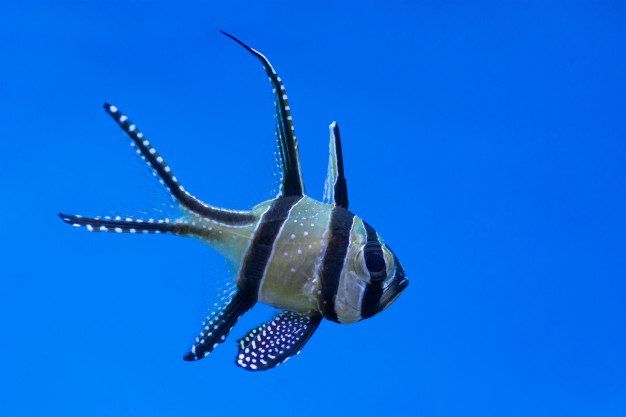
#> input picture images/fish_blue_background.jpg, 626 x 417 px
$ jupyter execute 003_Blue_Background.ipynb   (shell and % lines are left out)
#> lines starting #> are read from the running program, lines starting #| are printed output that depends on the picture; after the words box and inside, x2 and y2 are one past the last pixel; in counts of white or black regions, pixels touching at a corner belong together
# Color Threshold, Blue Background

### Import resources

[cell 1]
import matplotlib.pyplot as plt
import numpy as np
import cv2

### Read in and display the image

[cell 2]
# Read in the image
image = cv2.imread('./images/fish_blue_background.jpg')
#> image is the input picture: shape (417, 626, 3); mean B, G, R 226, 108.7, 7.3

# Print out the type of image data and its dimensions (height, width, and color)
print('This image is:', type(image),
      ' with dimensions:', image.shape)
#| This image is: <class 'numpy.ndarray'>  with dimensions: (417, 626, 3)

[cell 3]
# Make a copy of the image
image_copy = np.copy(image)

# Change color to RGB (from BGR)
image_copy = cv2.cvtColor(image_copy, cv2.COLOR_BGR2RGB)

# Display the image copy
plt.imshow(image_copy)

### Define the color threshold

[cell 4]
## TODO: Define the color selection boundaries in RGB values
# play around with these values until you isolate the blue background
lower_blue = np.array([0,0,200])
upper_blue = np.array([250,250,255])

### Create a mask

[cell 5]
# Define the masked area
mask = cv2.inRange(image_copy, lower_blue, upper_blue)
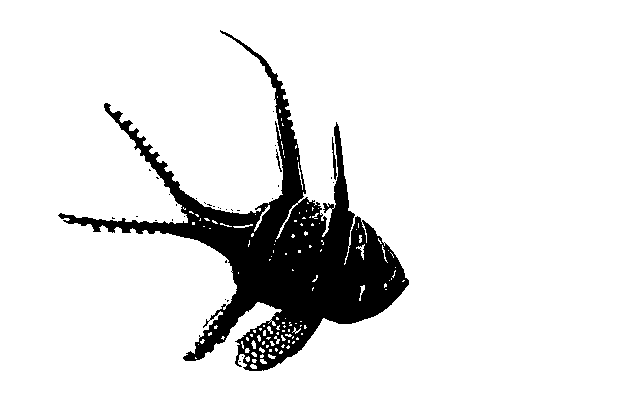
#> mask: shape (417, 626); 89.6% white; 32 black regions (29 under 20 px), largest, box (x1, y1, x2, y2) and area: (58, 30, 409, 371) 26884, (332, 137, 337, 180) 87, (276, 149, 282, 172) 38

# Vizualize the mask
plt.imshow(mask, cmap='gray')

[cell 6]
# Mask the image to let the pizza show through
masked_image = np.copy(image_copy)

masked_image[mask != 0] = [0, 0, 0]
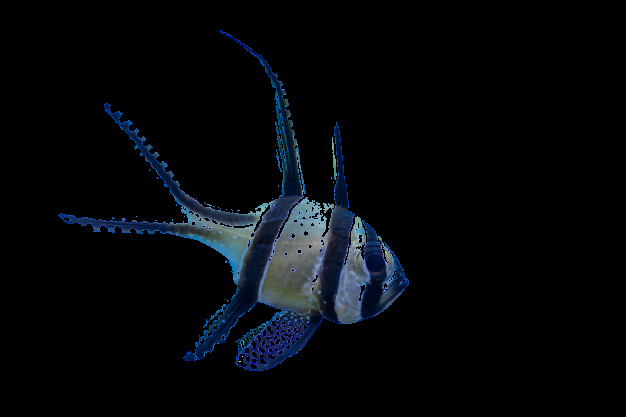
#> masked_image: shape (417, 626, 3); mean R, G, B 4.9, 7.3, 10.3

# Display it
plt.imshow(masked_image)

### Mask and add a background image

[cell 7]
# Load in a background image, and convert it to RGB
background_image = cv2.imread('./images/sky.jpg')
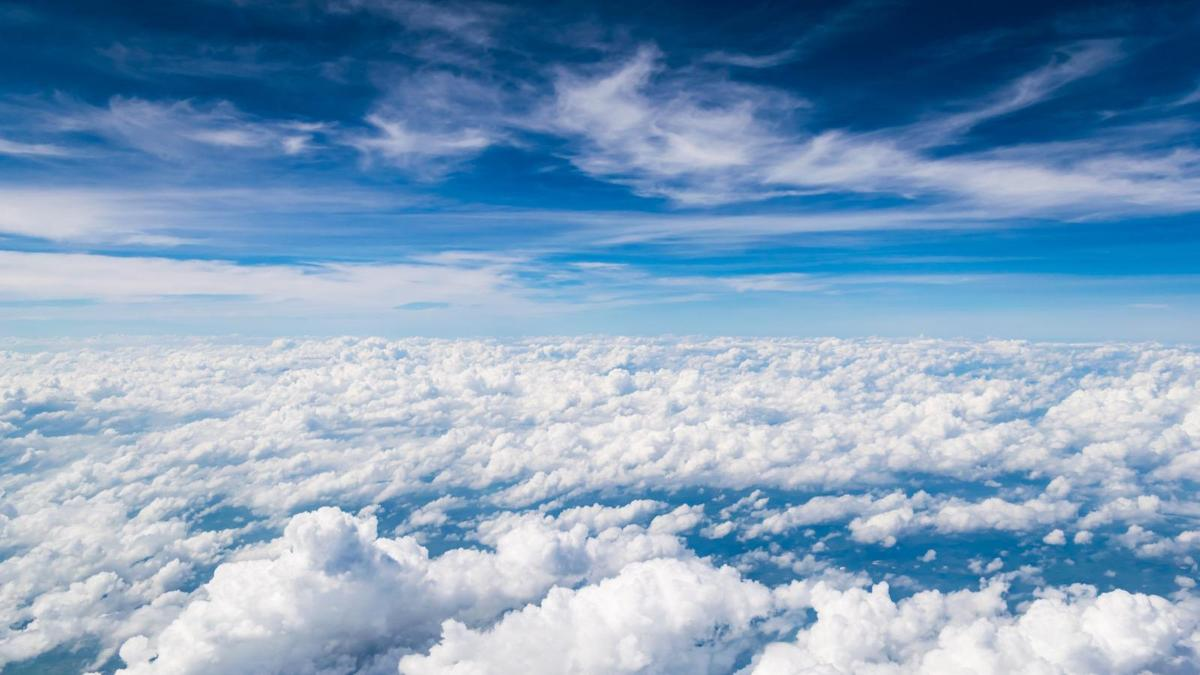
#> input picture images/sky.jpg, 1200 x 675 px
#> background_image is the input picture: shape (675, 1200, 3); mean B, G, R 189.5, 159.6, 128.4
background_image = cv2.cvtColor(background_image, cv2.COLOR_BGR2RGB)

# Crop it to the right size (626x417)
crop_background = background_image[0:417, 0:626]
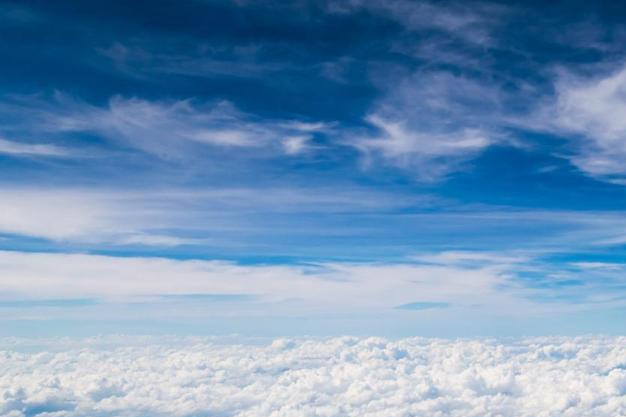
#> crop_background: shape (417, 626, 3); mean R, G, B 109.2, 146.6, 183.1

# Mask the cropped background
crop_background[mask == 0] = [0, 0, 0]
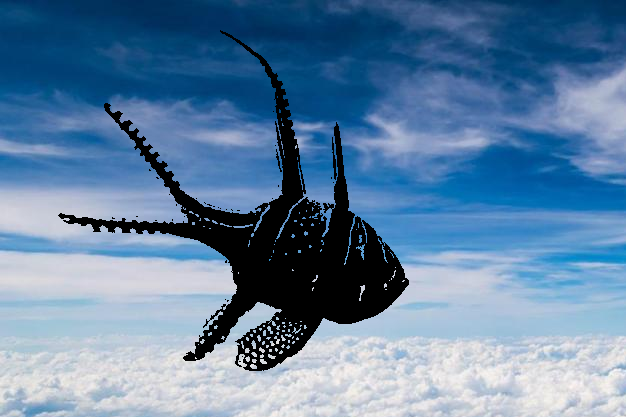
#> crop_background: shape (417, 626, 3); 10.37% of pixels changed, all inside (x1, y1, x2, y2) = (58, 30, 409, 371)

# Display the background
plt.imshow(crop_background)

### Create a complete image

[cell 8]
# Add the two images together to create a complete image
complete_image = masked_image + crop_background
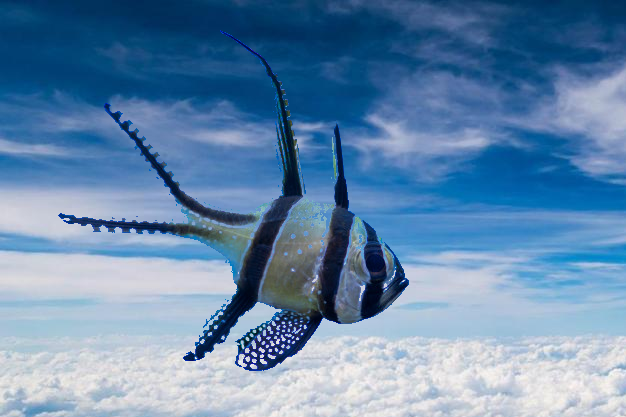
#> complete_image: shape (417, 626, 3); mean R, G, B 99.9, 136.1, 172

# Display the result
plt.imshow(complete_image)
